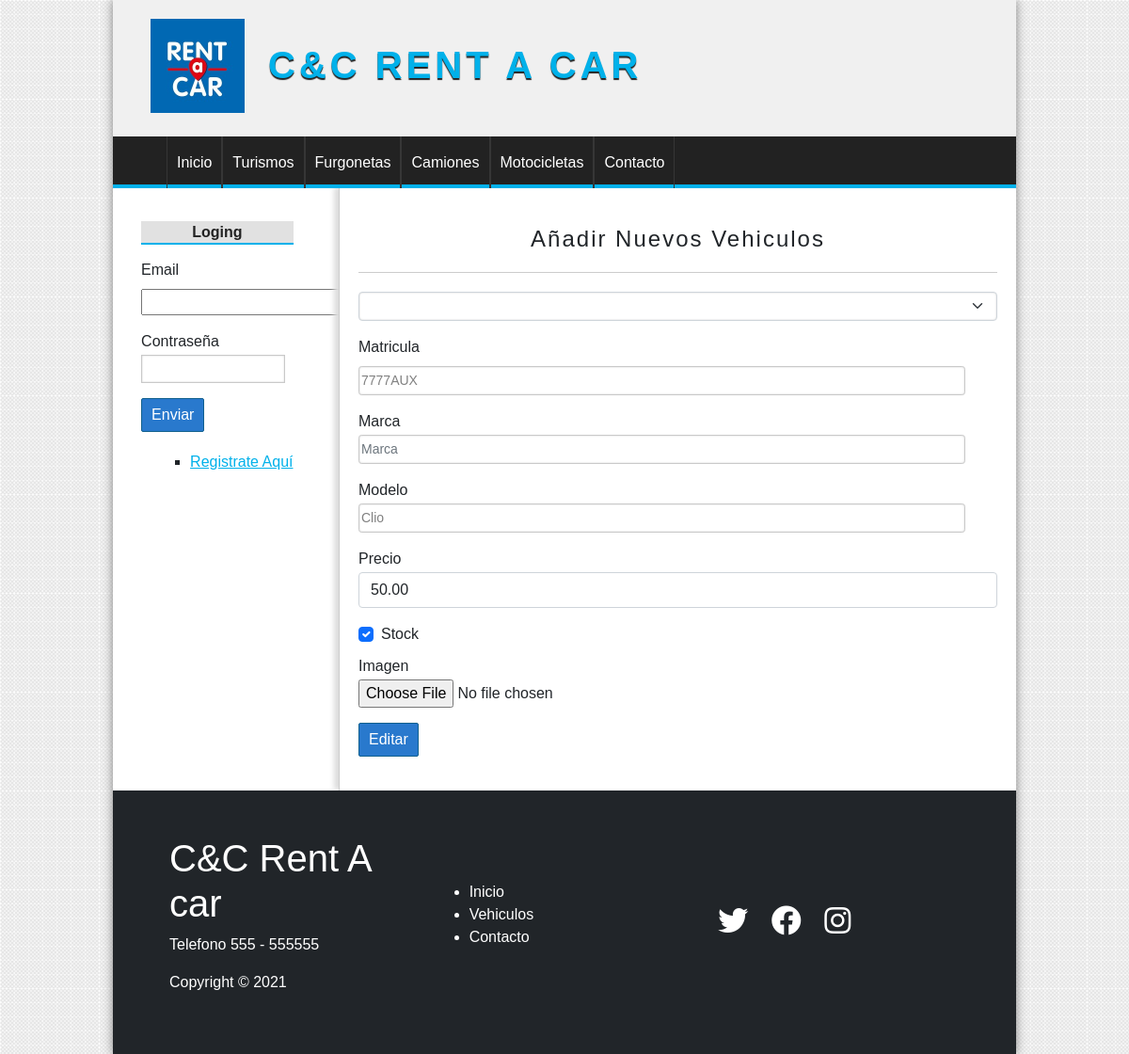
The page /vehiculo/editar&id=1 on the database its author committed.
### tables this page shows
CREATE TABLE categorias(
    id INT(255) auto_increment not null,
    nombre VARCHAR(100) not null,

    CONSTRAINT pk_categorias PRIMARY KEY (id)
);

CREATE TABLE vehiculos(
    
    id int(255) auto_increment not null,
    categoria_id INT(255) not null,
    matricula varchar(100) not null,
    precio FLOAT (100,2) not null,
    marca VARCHAR (255),
    modelo VARCHAR (255) not null,    
    stock int(255) not null,
    imagen VARCHAR(255),
   
    CONSTRAINT pk_vehiculos PRIMARY KEY(id),
    CONSTRAINT fk_vehiculos_categoria FOREIGN KEY(categoria_id) REFERENCES categorias(id)
    
);

### config/db.php (called while the page is built)
<?php
class Database{
    public static function connect(){
        $db = new mysqli('localhost', 'root', '', 'candc_rent_a_car');
        $db->query("SET NAMES 'UTF-8'");
        return $db;
    }
}

### models/categoria.php (called while the page is built, shortened)
<?php
class Categoria{
    private $id;
    private $nombre;
    public function __construct($id = ''){
        $this->db = Database::connect();
        if($id){
            $reg = $this->db->query("SELECT * FROM categorias WHERE id = ".$id);
            $categoria = $reg->fetch_object();
            $this->id = $categoria->id;
            $this->nombre = $categoria->nombre;
        }
        return $this;
    }
    function getId(){
        return $this->id;
    }
    function getNombre(){
        return $this->nombre;
    }
    public static function getAll(){
        $categoria = new Categoria();
        $reg = $categoria->db->query("SELECT id FROM categorias ORDER BY id ASC;");
        $array = array();
        while($cat = $reg->fetch_object()){
            $aux = new Categoria($cat->id);
            $array[$aux->getId()]=$aux;
        }
        return $array;
    }
}

### helpers/utils.php (called while the page is built, shortened)
<?php
require_once 'models/categoria.php';
class Utils
{
    public static function showCategorias(){
        $categorias = Categoria::getAll();
        return $categorias;
    }
}

### controllers/VehiculoController.php (called while the page is built, shortened)
<?php
require_once 'models/vehiculo.php';
class vehiculoController
{
    public function editar()
    {
        $veh = new Vehiculo($_GET['id']);
        require_once 'views/vehiculos/editar.php';
    }
}

### models/vehiculo.php (called while the page is built, shortened)
<?php
require_once ('categoria.php');
class Vehiculo
{
    private $matricula;
    private $precio;
    private $modelo;
    private $stock;
    public function __construct($id="")
    {
        $this->db = Database::connect();
        if($id){
            $vehiculo = $this->db->query("SELECT * FROM vehiculos WHERE id = ".$id);
            $vehiculo_aux = $vehiculo->fetch_object();
            $this->matricula = $vehiculo_aux->matricula;
            $this->precio = $vehiculo_aux->precio;
            $this->modelo = $vehiculo_aux->modelo;
            $this->stock = $vehiculo_aux->stock;
        }
        return $this;
    }
    public function getMatricula()
    {
        return $this->matricula;
    }
    public function getPrecio()
    {
        return $this->precio;;
    }
    public function getModelo()
    {
        return $this->modelo;
    }
    public function getStock()
    {
        return $this->stock;
    }
 }

### views/vehiculos/editar.php (the view, shortened to what this page needs)
<h1> Añadir Nuevos Vehiculos </h1>
<form action="<?= base_url ?>vehiculo/update" method="POST" enctype="multipart/form-data">
    <div class="mb-3">
        <select name="categoria" class="form-select form-select-sm">
        </select>
    </div>
    <div class="mb-3">
        <label for="matricula" class="form-label"> Matricula</label>
        <input class="form-control form-control-sm" type="text" name="matricula" placeholder="Matricula" value="<?= $veh->getMatricula() ?>" required>
    </div>
    <div class="mb-3">
        <label for="form-label"> Marca</label>
        <input class=" form-control form-control-sm" type="text" name="marca" placeholder="Marca" required>
    </div>
    <div class="mb-3">
        <label for="form-label"> Modelo</label>
        <input class=" form-control form-control-sm" id="floatingInput" type="text" name="modelo" placeholder="Modelo" value="<?= $veh->getModelo() ?>" required>
    </div>
    <div class="mb-3">
        <label for="form-label"> Precio</label>
        <input class="form-control" id="floatingInput" type="number" name="precio" placeholder="Precio" value="<?= $veh->getPrecio() ?>" required>
    </div>
    <div class="form-check">
        <input class="form-check-input" type="checkbox" value="" id="flexCheckChecked" name="stock" <?= ($veh->getStock()) ? 'checked' : '' ?> required>
        <label class="form-check-label" for="flexCheckChecked"> Stock</label>
    </div>
    <div class="mb-3">
        <label for="imagen">Imagen</label>
        <input type="file" name="imagen">
    </div>
    <div class="mb-3">
    <input type="submit" value="Editar">
    </div>
</form>

### views/layout/header.php (shortened to what this page needs)
<!DOCTYPE html>
<html lang="es">
<head>
    <link href="https://cdn.jsdelivr.net/npm/bootstrap@5.0.0-beta3/dist/css/bootstrap.min.css" rel="stylesheet">
    <link rel="stylesheet" href="<?= base_url ?>assets/css/style.css">
    <link rel="stylesheet" href="https://cdnjs.cloudflare.com/ajax/libs/font-awesome/5.15.3/css/all.min.css" />
</head>
<body>
    <div id="container">
        <header id="header">
            <div id="logo">
                <img src="<?= base_url ?>assets/css/imagenes/Logo.jfif" alt="Logo Vehiculo">
                <h1> C&C Rent A car</h1>
            </div>
        </header>
        <?php $categorias = Utils::showCategorias(); ?>
        <nav id="menu">
            <ul>
                <li><a href="<?=base_url?>"> Inicio</a></li>
                <?php foreach ($categorias as $cat) { ?>
                    <li><a href="<?= base_url ?>categoria/ver&id=<?= $cat->getId() ?>"><?= $cat->getNombre() ?></a></li>
                <?php } ?>
                <li><a href="#"> Contacto</a></li>
            </ul>
        </nav>
        <div id="content">

### assets/css/style.css (style rules this page uses)
* { padding: 0; margin: 0; font-family: sans-serif, Helvetica, Arial; }
body { background: url(../../../imagenes/bg.png); }
a { color: #01b1ea; }
#logo { margin-left: 20px; padding: 20px; float: left; }
#logo img { height: 100px; float: left; }
#logo h1 { float: left; font-size: 40px; letter-spacing: 4px; font-family: 'OpenSans', Helvetica, Arial; text-transform: uppercase; color: #01b1ea; font-weight: bold; margin-top: 25px; margin-left: 25px; text-shadow: 0px 2px 1px #222222; transition: 300ms all; }
#container { width: 80%; margin: 0 auto; box-shadow: 0px 0px 10px gray; background: white; }
header { height: 145px; background: #F0F0F0; }
#menu { clear: both; background: #222; color: white; height: 55px; border-bottom: 4px solid #01b1ea; }
#menu ul { list-style: none; text-decoration: none; margin: 0 auto; margin-left: 25px; }
#menu ul li { line-height: 55px; float: left; border-right:1px solid #363636; }
#menu a { display: block; text-decoration: none; color: white; padding-left: 10px; padding-right: 10px; transition: 700ms all; }
#menu a:first-child { border-left: 1px solid #363636; }
#content { margin: 0 auto; overflow: hidden; background: white; }
label, input[type="text"], input[type="password"], input[type="email"], select { display: block; width: 95%; margin-top: 2px; margin-bottom: 2px; }
input[type="text"], input[type="password"], input[type="email"], select { border: 1px solid #c9c9c9; box-shadow: 0px 0px 2px #ccc inset; background: white; padding: 2px; color: gray; transition: 300ms all; }
input[type="submit"], input[type="button"], button, .button { display: block; border-radius: 2px; width: auto; padding: 5px; padding-left: 10px; padding-right: 10px; color: white; background: #2979cd; border: 1px solid #11608e; cursor: pointer; }
label, input[type="submit"], input[type="button"], button { display: block; margin-top: 10px; }
#central h1 { font-size: 24px; text-align: center; font-weight: normal; letter-spacing: 2px; border-bottom: 1px solid #ccc; margin-bottom: 20px; padding: 20px; }

### rows shown on the page
categorias: nombre "Turismos"
categorias: nombre "Furgonetas"
categorias: nombre "Camiones"
categorias: nombre "Motocicletas"
vehiculos: matricula "7777AUX", modelo "Clio", precio "50.00", stock "☑"
